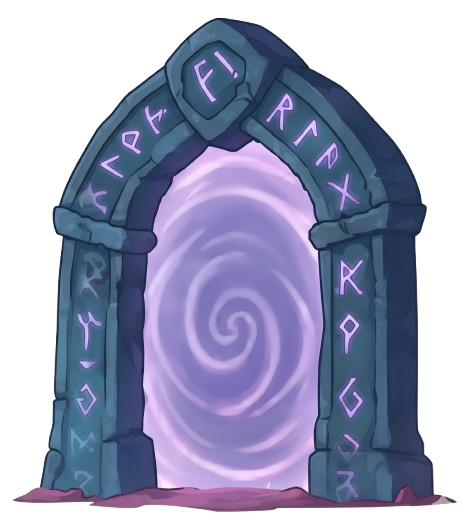
#> input picture assets/zone1/Stone_Arch_Portal.png.png, 470 x 531 px, given in place of zone1_stalactite_big_1792950340511.jpg, which was not available
$ python process_stalactite.py
#> lines starting #> are read from the running program, lines starting #| are printed output that depends on the picture; pictures that were not available may be replaced by others from this repository, and a replacement may not be noted
import os
from PIL import Image

def process_image(src_path, dst_paths, max_dim=512):
#> called with max_dim = 512
    img = Image.open(src_path).convert("RGBA")
#> img is the input picture: PIL image 470x531 RGBA; mean R, G, B, A 65.2, 68.5, 95, 159
    width, height = img.size
#> width = 470; height = 531
    pixels = img.load()

    # Flood fill or threshold white background
    for y in range(height):
        for x in range(width):
            r, g, b, a = pixels[x, y]
            if r > 240 and g > 240 and b > 240:
                pixels[x, y] = (0, 0, 0, 0)
            elif r > 220 and g > 220 and b > 220:
                avg = (r + g + b) / 3.0
                alpha = int(max(0, 255 - (avg - 220) * (255.0 / 20.0)))
                pixels[x, y] = (r, g, b, alpha)

    bbox = img.getbbox()
#> bbox = (12, 17, 458, 513)
    if bbox:
        cropped = img.crop(bbox)
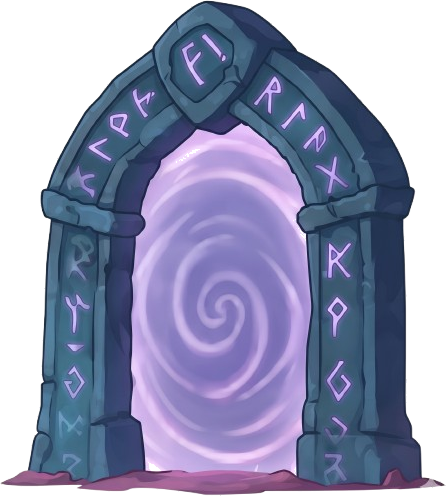
#> cropped: PIL image 446x496 RGBA; mean R, G, B, A 73.3, 77.1, 106.9, 179.2; transparent parts drawn white
    else:
        cropped = img

    cw, ch = cropped.size
#> cw = 446; ch = 496
    aspect = cw / ch
#> aspect = 0.899
    if cw > ch:
        target_w = min(max_dim, cw)
        target_h = int(target_w / aspect)
    else:
        target_h = min(max_dim, ch)
#> target_h = 496
        target_w = int(target_h * aspect)
#> target_w = 446

    resized = cropped.resize((target_w, target_h), Image.Resampling.LANCZOS)
    for dst in dst_paths:
        os.makedirs(os.path.dirname(dst), exist_ok=True)
        resized.save(dst, "PNG")

    file_size_kb = os.path.getsize(dst_paths[0]) / 1024.0
#> file_size_kb = 237.2
    print(f"Processed {os.path.basename(dst_paths[0])}: {target_w}x{target_h} px, {file_size_kb:.1f} KB")
#| Processed D:\Slimegame\assets\zone1\zone1_stalactite_big.png: 446x496 px, 237.2 KB
    return target_w, target_h, file_size_kb

# Process stalactite
src_stalactite = r"C:\Users\malho\.gemini\antigravity\brain\90321d58-ab4d-46c7-bec4-57c12b91657c\zone1_stalactite_big_1792950340511.jpg"
dst_stalactite = [
    r"D:\Slimegame\assets\zone1\zone1_stalactite_big.png",
    r"D:\Slimegame\assets\zone 1\zone1_stalactite_big.png"
]
process_image(src_stalactite, dst_stalactite, max_dim=512)

# Process signpost
src_signpost = r"C:\Users\malho\.gemini\antigravity\brain\90321d58-ab4d-46c7-bec4-57c12b91657c\zone1_signpost_1792950385079.jpg"
dst_signpost = [
    r"D:\Slimegame\assets\zone1\zone1_signpost.png",
    r"D:\Slimegame\assets\zone 1\zone1_signpost.png"
]
process_image(src_signpost, dst_signpost, max_dim=512)
#> call 2 of process_image, with max_dim = 512
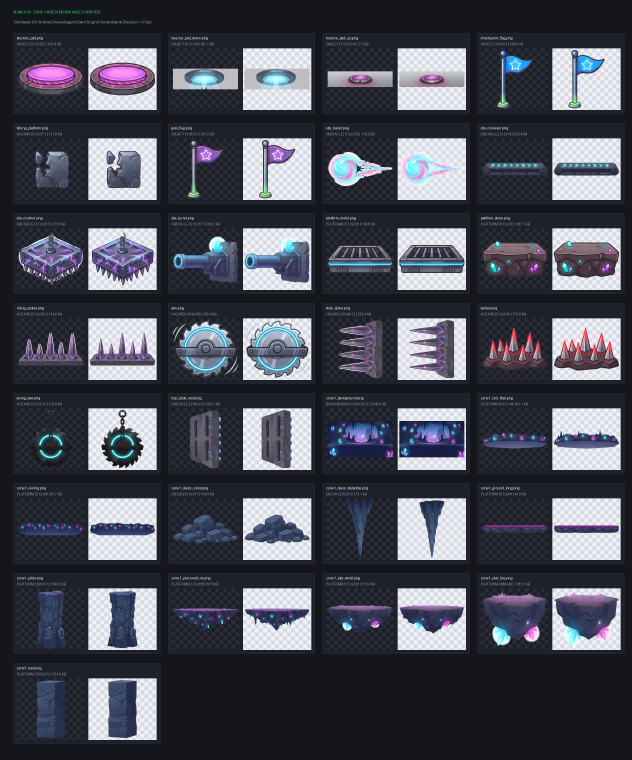
#> input picture assets/zone1/_review_sheet.png, 1896 x 2280 px, given in place of zone1_signpost_1792950385079.jpg, which was not available (shown at 1/3 size)
#> in process_image (call 2), `bbox = img.getbbox()`: bbox = (0, 0, 1896, 2280)
#> in process_image (call 2), `resized = cropped.resize((target_w, target_h), Image.Resampling.LANCZOS)`:
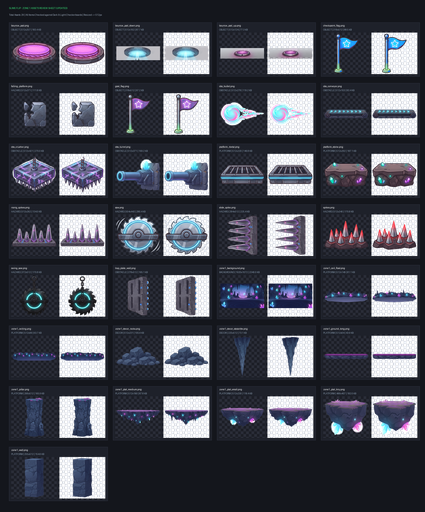
#> resized: PIL image 425x512 RGBA; mean R, G, B, A 65.5, 67.9, 78.7, 231.8; transparent parts drawn white
#> in process_image (call 2), `file_size_kb = os.path.getsize(dst_paths[0]) / 1024.0`: file_size_kb = 307.5
#| Processed D:\Slimegame\assets\zone1\zone1_signpost.png: 425x512 px, 307.5 KB
